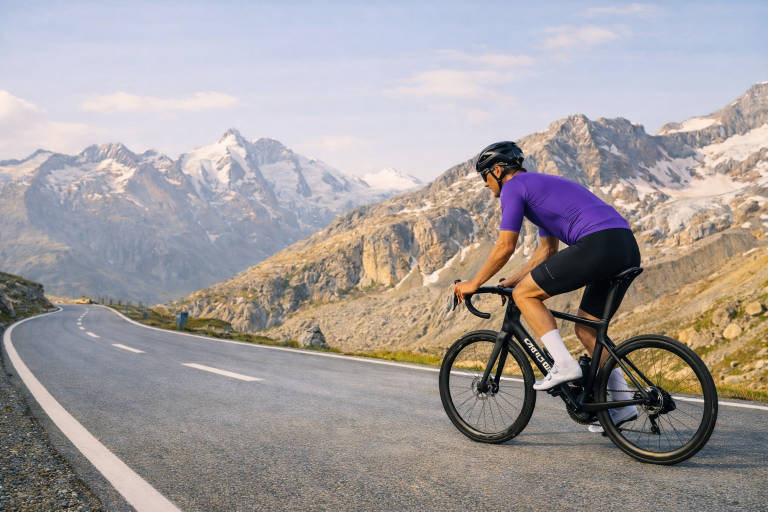
#> input picture assets/img/alpine-ride-placeholder.jpg, 1536 x 1024 px (shown at 1/2 size)
$ python frame_sketch.py ../assets/img/alpine-ride-placeholder.jpg ../assets/img/hero-alpine-placeholder.jpg
#> lines starting #> are read from the running program, lines starting #| are printed output that depends on the picture; after the words box and inside, x2 and y2 are one past the last pixel; in counts of white or black regions, pixels touching at a corner belong together
"""Pencil-style sketch of a frame photo (dark frame on a light background).

Usage: python3 tools/frame_sketch.py <photo.jpg> <out-prefix>
Writes <out-prefix>-2000.jpg and <out-prefix>-1000.jpg (square, white paper).
Used for the SENDA Gravel tile until a hand drawing exists.
"""
import sys
import cv2
import numpy as np

src, prefix = sys.argv[1], sys.argv[2]
rng = np.random.default_rng(7)
g = cv2.cvtColor(cv2.imread(src), cv2.COLOR_BGR2GRAY)
#> g: shape (1024, 1536); min 0, max 251, mean 158.4

# Frame mask: the dark carbon, largest parts only, outline smoothed
m = (g < 95).astype(np.uint8) * 255
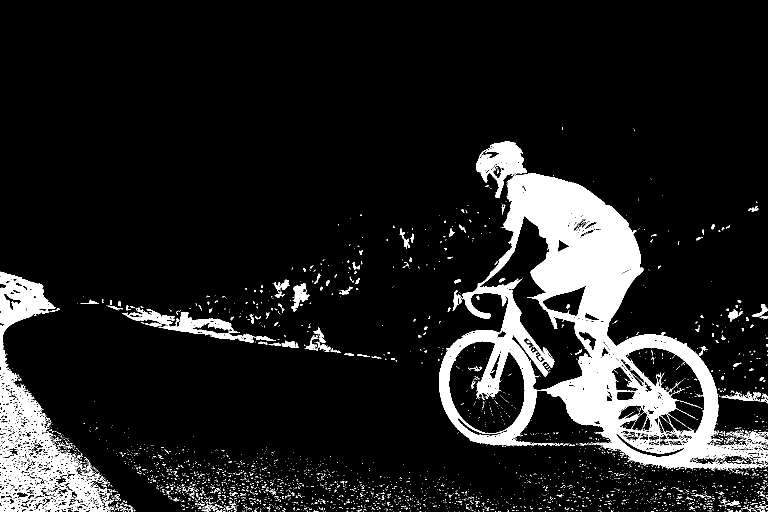
#> m: shape (1024, 1536) (shown at 1/2 size); 11.4% white; 3539 white regions (3388 under 20 px), largest, box (x1, y1, x2, y2) and area: (878, 283, 1536, 941) 123875, (0, 543, 227, 1024) 31215, (317, 624, 511, 685) 3427
m = cv2.morphologyEx(m, cv2.MORPH_OPEN, np.ones((5, 5), np.uint8))
#> m: shape (1024, 1536); 8.6% white; 157 white regions (4 under 20 px), largest, box (x1, y1, x2, y2) and area: (978, 347, 1437, 935) 85034, (878, 573, 1108, 891) 21153, (0, 544, 107, 776) 7842
n, lab, st, _ = cv2.connectedComponentsWithStats(m)
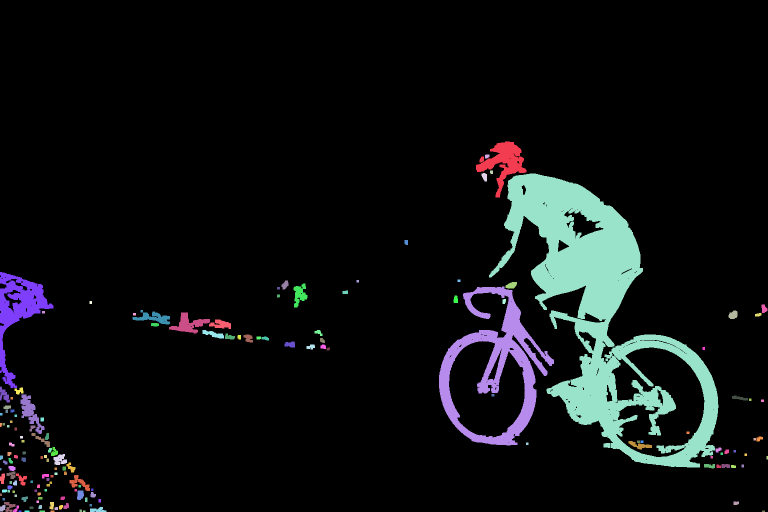
#> lab: shape (1024, 1536) int32 (shown at 1/2 size); 158 distinct labels, from 0 to 157; one colour per label, 0 black
#> n = 158; st = 158 rows, first 6: [0, 0, 1536, 1024, 1437735], [952, 283, 101, 112, 4230], [970, 309, 9, 8, 63], [980, 341, 6, 7, 40], [963, 346, 11, 17, 141], [978, 347, 459, 588, 85034]
keep = np.zeros_like(m)
for k in range(1, n):
    if st[k, cv2.CC_STAT_AREA] > 20000:
        keep[lab == k] = 255
#> keep: shape (1024, 1536); 6.8% white; 2 white regions, box (x1, y1, x2, y2) and area: (978, 347, 1437, 935) 85034, (878, 573, 1108, 891) 21153
mask = cv2.morphologyEx(keep, cv2.MORPH_CLOSE, cv2.getStructuringElement(cv2.MORPH_ELLIPSE, (41, 41)))
#> mask: shape (1024, 1536); 8.2% white; 1 white region, box (x1, y1, x2, y2) and area: (878, 347, 1437, 935) 128972
mask = (cv2.GaussianBlur(mask, (0, 0), 5) > 127).astype(np.uint8) * 255
#> mask: shape (1024, 1536); 8.2% white; 1 white region, box (x1, y1, x2, y2) and area: (878, 347, 1437, 935) 129331
H, W = mask.shape
#> H = 1024; W = 1536

canvas = np.full((H, W), 255, np.float32)
# Soft graphite shading inside, following the carbon's light and dark
inside = cv2.GaussianBlur(g, (0, 0), 3).astype(np.float32)
shade = (1 - np.clip((inside - 10) / 90, 0, 1)) * 55
yy, xx = np.mgrid[0:H, 0:W]
hatch = ((xx + yy) % 9 < 2).astype(np.float32)
mf = cv2.GaussianBlur(mask, (0, 0), 1.5).astype(np.float32) / 255
canvas -= mf * (10 + shade * hatch * 2.2)
# Inner details (junctions, ports) as light lines
e = cv2.Canny(cv2.GaussianBlur(g, (5, 5), 0), 25, 70)
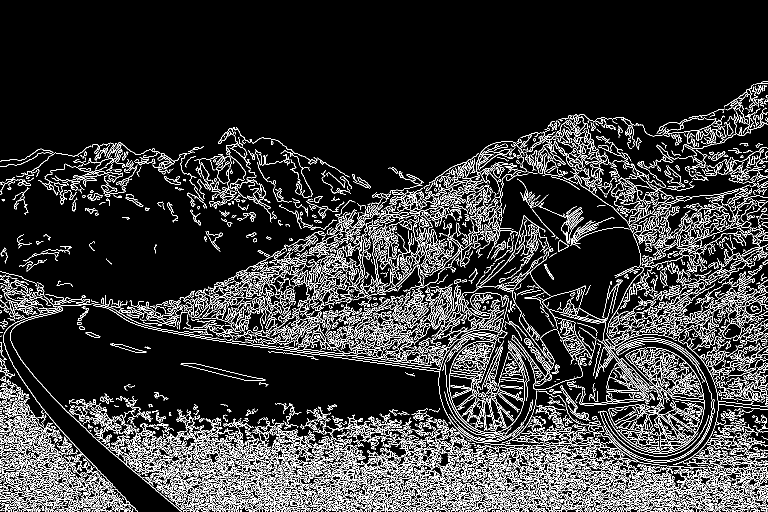
#> e: shape (1024, 1536) (shown at 1/2 size); 12.9% white in thin lines or dots, all inside (x1, y1, x2, y2) = (0, 162, 1536, 1024)
e = cv2.bitwise_and(e, cv2.erode(mask, np.ones((15, 15), np.uint8)))
#> e: shape (1024, 1536); 0.71% white in thin lines or dots, all inside (x1, y1, x2, y2) = (889, 359, 1429, 927)
canvas -= cv2.GaussianBlur(e.astype(np.float32), (0, 0), 1.0) * 0.3
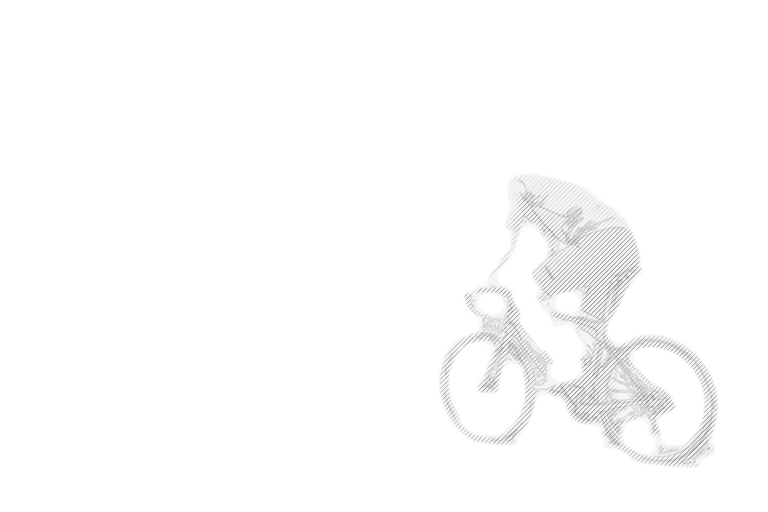
#> canvas: shape (1024, 1536) float32 (shown at 1/2 size); min 81.07, max 255, mean 252.5
# Outline, drawn three times with a slight wobble
cnts, _ = cv2.findContours(mask, cv2.RETR_CCOMP, cv2.CHAIN_APPROX_NONE)
#> cnts = 7 contours; box (x1, y1, x2, y2) and area: (878, 347, 1437, 935) 188058, (994, 452, 1168, 764) 19791, (897, 683, 1050, 873) 18804, (1265, 694, 1409, 892) 15420, (1244, 839, 1313, 909) 3380, (955, 586, 1008, 629) 1766, (1110, 584, 1161, 628) 1706
lines = np.zeros((H, W), np.uint8)
for pas in range(3):
    for c in cnts:
        if len(c) < 60:
            continue
        pts = c[:, 0, :].astype(np.float32)
        off = rng.normal(0, 1.8, (max(len(pts) // 80, 3), 2)).astype(np.float32)
        off = cv2.resize(off, (2, len(pts)), interpolation=cv2.INTER_CUBIC)
        cv2.polylines(lines, [(pts + off).astype(np.int32)], True, int(170 + 40 * pas), 2 if pas == 0 else 1, cv2.LINE_AA)
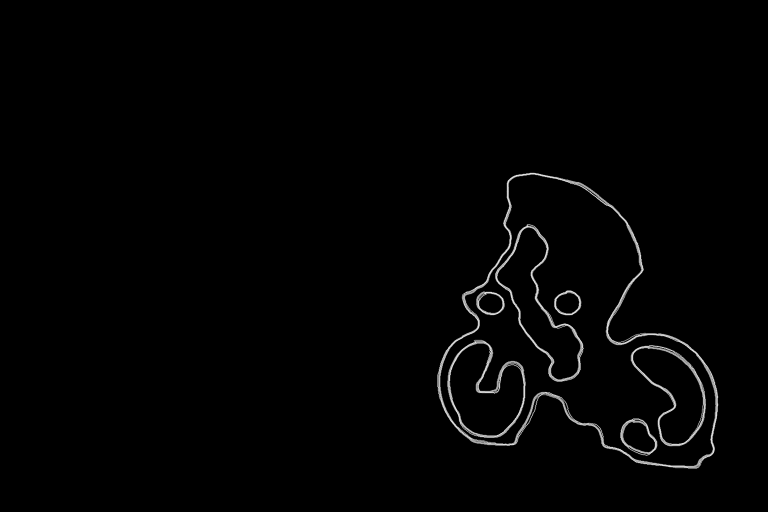
#> lines: shape (1024, 1536) (shown at 1/2 size); min 0, max 250, mean 2.9
canvas -= cv2.GaussianBlur(lines.astype(np.float32), (0, 0), 0.8) * 1.15
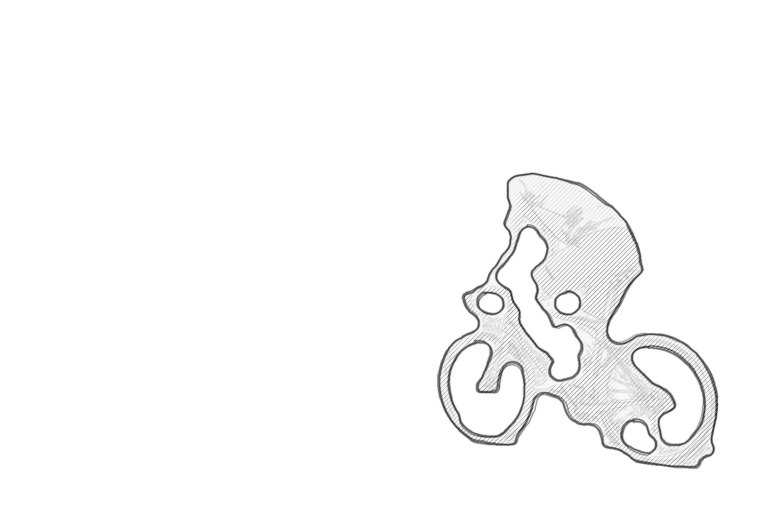
#> canvas: shape (1024, 1536) float32 (shown at 1/2 size); 4.13% of pixels changed, all inside (x1, y1, x2, y2) = (871, 342, 1440, 941); drawn with min black and max white
# A few faint construction lines along the main tubes
L = cv2.HoughLinesP(cv2.Canny(mask, 50, 150), 1, np.pi / 360, threshold=260, minLineLength=420, maxLineGap=12)
#> L = None
cons = np.zeros((H, W), np.uint8)
if L is not None:
    for x1, y1, x2, y2 in L.reshape(-1, 4)[:12]:
        d = np.array([x2 - x1, y2 - y1], float)
        d /= np.linalg.norm(d) + 1e-9
        a = (np.array([x1, y1]) - d * 260).astype(int)
        b = (np.array([x2, y2]) + d * 260).astype(int)
        cv2.line(cons, (int(a[0]), int(a[1])), (int(b[0]), int(b[1])), 255, 1, cv2.LINE_AA)
canvas -= cons.astype(np.float32) * 0.15
canvas += rng.normal(0, 2.0, (H, W))
out = np.clip(canvas, 0, 255).astype(np.uint8)

# Square crop around the frame on white paper
ys, xs = np.where(mask > 0)
cx, cy = (xs.min() + xs.max()) // 2, (ys.min() + ys.max()) // 2
#> cx = 1157; cy = 640
side = int(max(xs.max() - xs.min(), ys.max() - ys.min()) * 1.12)
#> side = 657
sq = np.full((side, side), 255, np.uint8)
#> sq: shape (657, 657); every value is 255
x0, y0 = cx - side // 2, cy - side // 2
#> x0 = 829; y0 = 312
sx0, sy0 = max(x0, 0), max(y0, 0)
#> sx0 = 829; sy0 = 312
crop = out[sy0:min(y0 + side, H), sx0:min(x0 + side, W)]
sq[sy0 - y0:sy0 - y0 + crop.shape[0], sx0 - x0:sx0 - x0 + crop.shape[1]] = crop
for w in (2000, 1000):
    cv2.imwrite(f"{prefix}-{w}.jpg", cv2.resize(sq, (w, w), interpolation=cv2.INTER_AREA), [cv2.IMWRITE_JPEG_QUALITY, 88])
#> this loop made 2 passes
#> pass 2, `cv2.imwrite(f"{prefix}-{w}.jpg", cv2.resize(sq, (w, w), interpolation=..`:
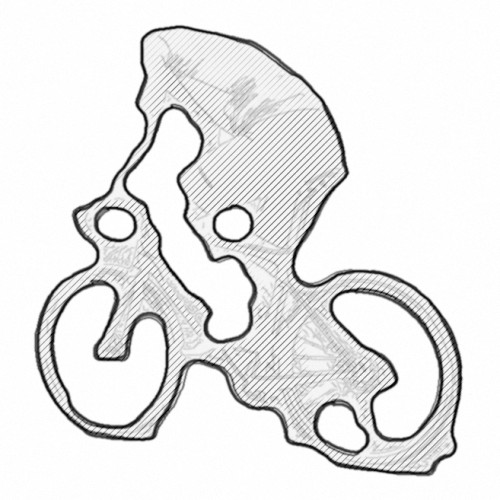
#> saved as hero-alpine-placeholder.jpg-1000.jpg: shape (1000, 1000) (shown at 1/2 size); min 0, max 255, mean 233

$ run again, on assets/img/hero-alpine-placeholder1.jpg
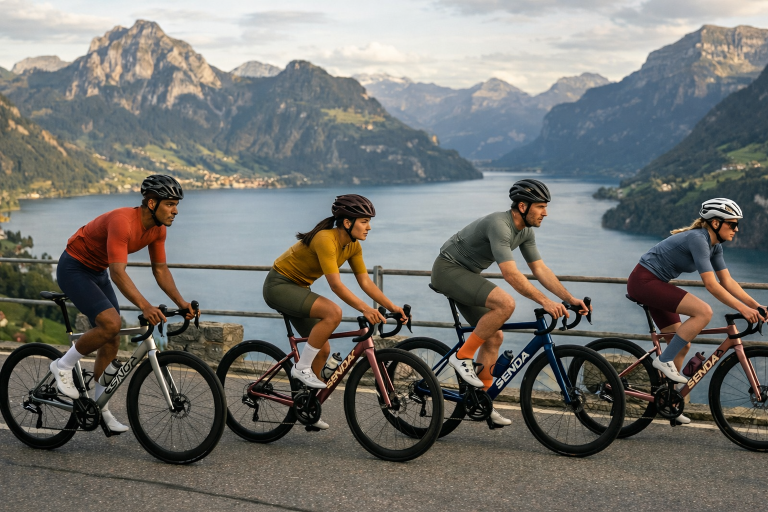
#> input picture assets/img/hero-alpine-placeholder1.jpg, 1536 x 1024 px (shown at 1/2 size)
#> lab: shape (1024, 1536) int32; 226 distinct labels, from 0 to 225
#> n = 226; st = 226 rows, first 6: [0, 0, 1536, 1024, 1129196], [1175, 129, 361, 447, 68482], [5, 194, 6, 6, 35], [1419, 195, 9, 11, 81], [0, 215, 16, 57, 600], [1339, 215, 49, 25, 686]
#> cnts = 23 contours; largest, box (x1, y1, x2, y2) and area: (0, 132, 1536, 956) 627448, (276, 735, 430, 900) 19511, (629, 532, 749, 640) 8724, (236, 502, 357, 648) 8206, (15, 710, 147, 802) 7988
#> `canvas -= cv2.GaussianBlur(lines.astype(np.float32), (0, 0), 0.8) * 1.15`:
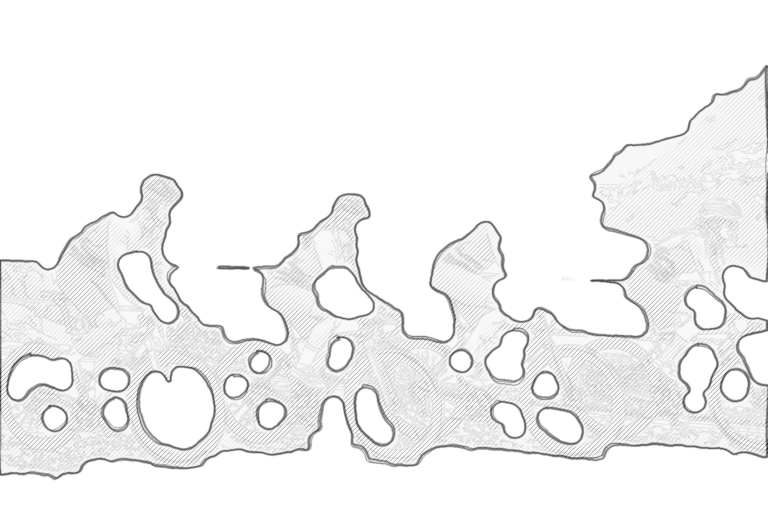
#> canvas: shape (1024, 1536) float32 (shown at 1/2 size); min -132.7, max 255, mean 236.8; drawn with min black and max white
#> L = None
#> cx = 767; cy = 543
#> side = 1719
#> x0 = -92; y0 = -316
#> sx0 = 0
#> the loop `for w in (2000, 1000):` made 2 passes
#> pass 2, `cv2.imwrite(f"{prefix}-{w}.jpg", cv2.resize(sq, (w, w), interpolation=..`:
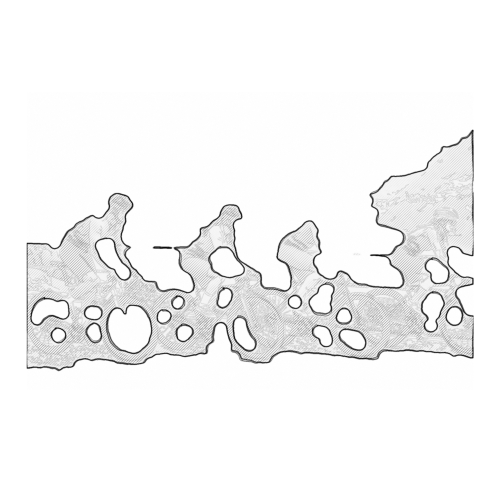
#> saved as hero-alpine-placeholder1.jpg-1000.jpg: shape (1000, 1000) (shown at 1/2 size); min 0, max 255, mean 244.9
